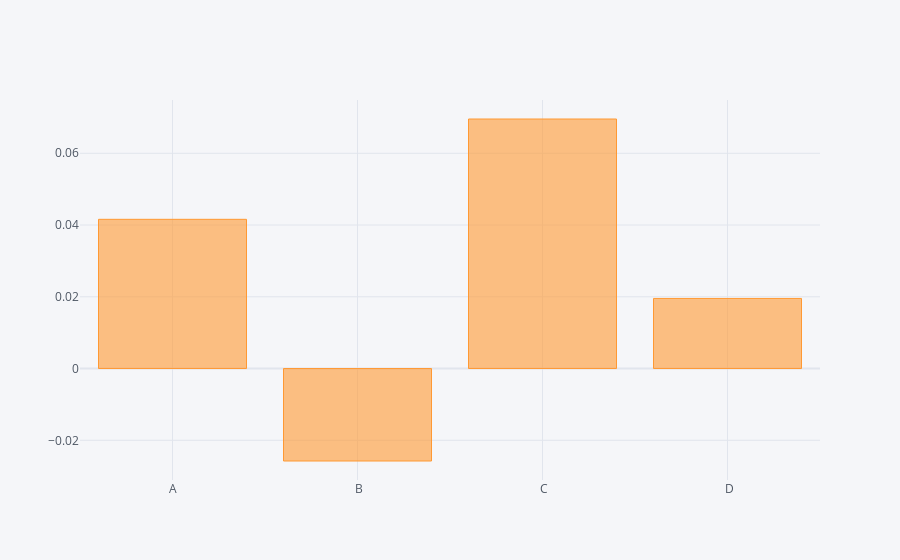
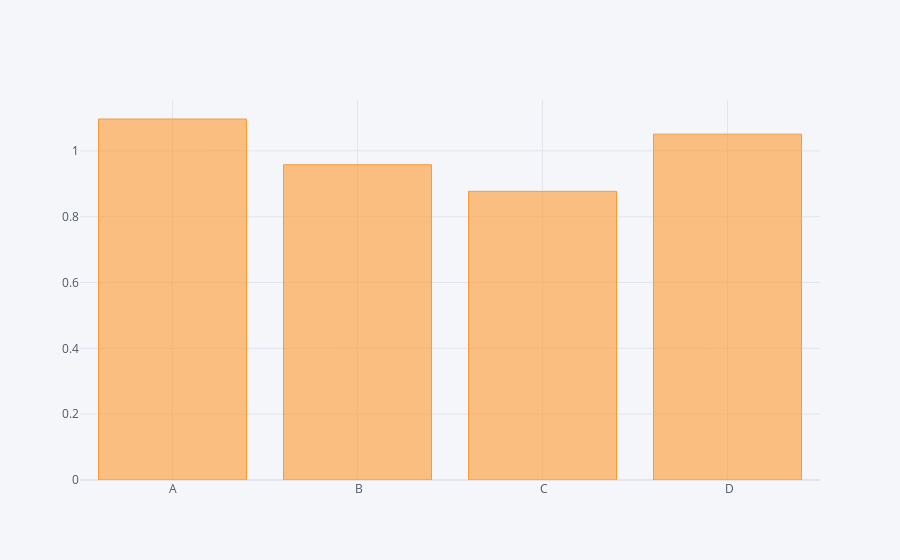

These figures' notebook cell, in order:
### Code cell
df.mean().iplot(kind = 'bar')
df.std().iplot(kind = 'bar')

### Figure 1 — Plotly figure (JSON) as saved in the notebook; plotly's stock layout.template omitted (floating-point values rounded to 4 significant figures)
{"data": [{"marker": {"color": "rgba(255, 153, 51, 0.6)", "line": {"color": "rgba(255, 153, 51, 1.0)", "width": 1}}, "name": "None", "orientation": "v", "text": "", "type": "bar", "x": ["A", " B", " C", " D"], "y": [0.04159, -0.02577, 0.06955, 0.01953]}], "layout": {"legend": {"bgcolor": "#F5F6F9", "font": {"color": "#4D5663"}}, "paper_bgcolor": "#F5F6F9", "plot_bgcolor": "#F5F6F9", "title": {"font": {"color": "#4D5663"}}, "xaxis": {"gridcolor": "#E1E5ED", "showgrid": true, "tickfont": {"color": "#4D5663"}, "title": {"font": {"color": "#4D5663"}, "text": ""}, "zerolinecolor": "#E1E5ED"}, "yaxis": {"gridcolor": "#E1E5ED", "showgrid": true, "tickfont": {"color": "#4D5663"}, "title": {"font": {"color": "#4D5663"}, "text": ""}, "zerolinecolor": "#E1E5ED"}}}

### Figure 2 — Plotly figure (JSON) as saved in the notebook; plotly's stock layout.template omitted (floating-point values rounded to 4 significant figures)
{"data": [{"marker": {"color": "rgba(255, 153, 51, 0.6)", "line": {"color": "rgba(255, 153, 51, 1.0)", "width": 1}}, "name": "None", "orientation": "v", "text": "", "type": "bar", "x": ["A", " B", " C", " D"], "y": [1.097, 0.958, 0.877, 1.051]}], "layout": {"legend": {"bgcolor": "#F5F6F9", "font": {"color": "#4D5663"}}, "paper_bgcolor": "#F5F6F9", "plot_bgcolor": "#F5F6F9", "title": {"font": {"color": "#4D5663"}}, "xaxis": {"gridcolor": "#E1E5ED", "showgrid": true, "tickfont": {"color": "#4D5663"}, "title": {"font": {"color": "#4D5663"}, "text": ""}, "zerolinecolor": "#E1E5ED"}, "yaxis": {"gridcolor": "#E1E5ED", "showgrid": true, "tickfont": {"color": "#4D5663"}, "title": {"font": {"color": "#4D5663"}, "text": ""}, "zerolinecolor": "#E1E5ED"}}}
